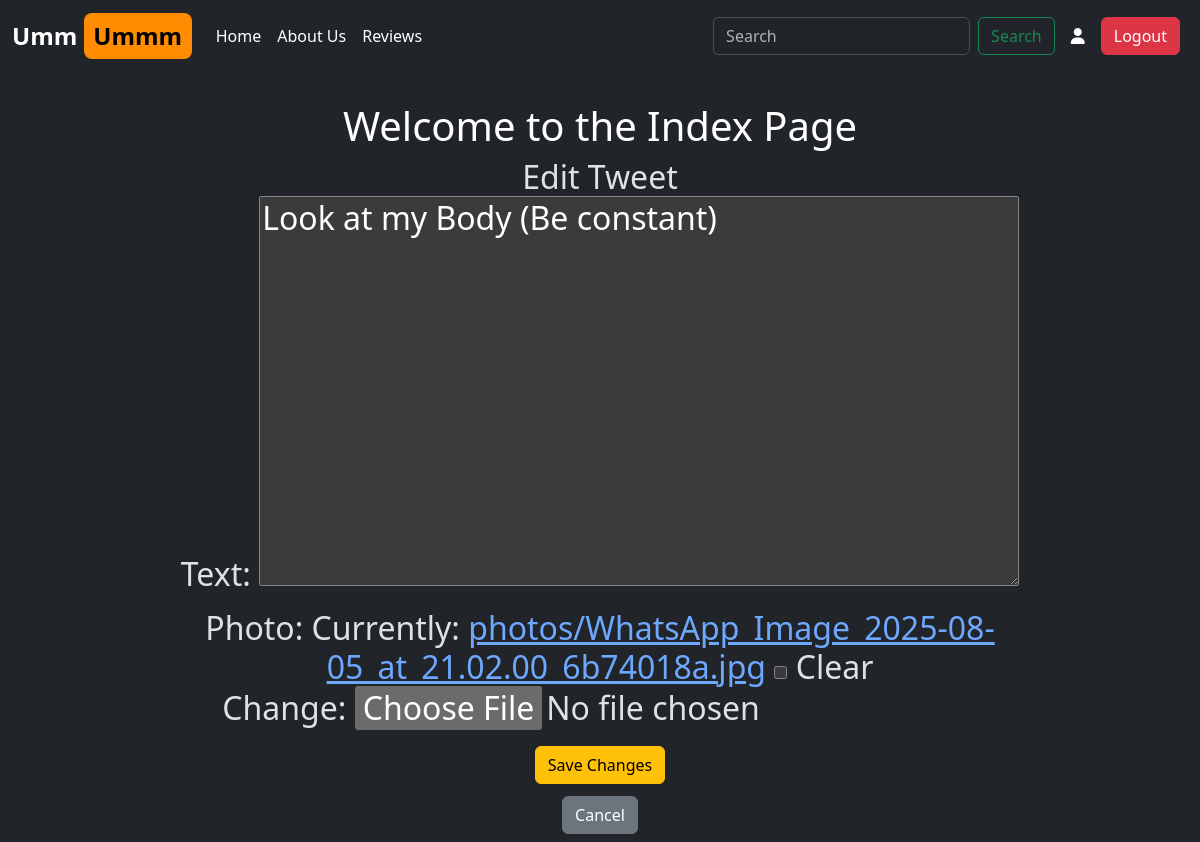
The app's page /tweet/1/edit/ (signed in), older data.
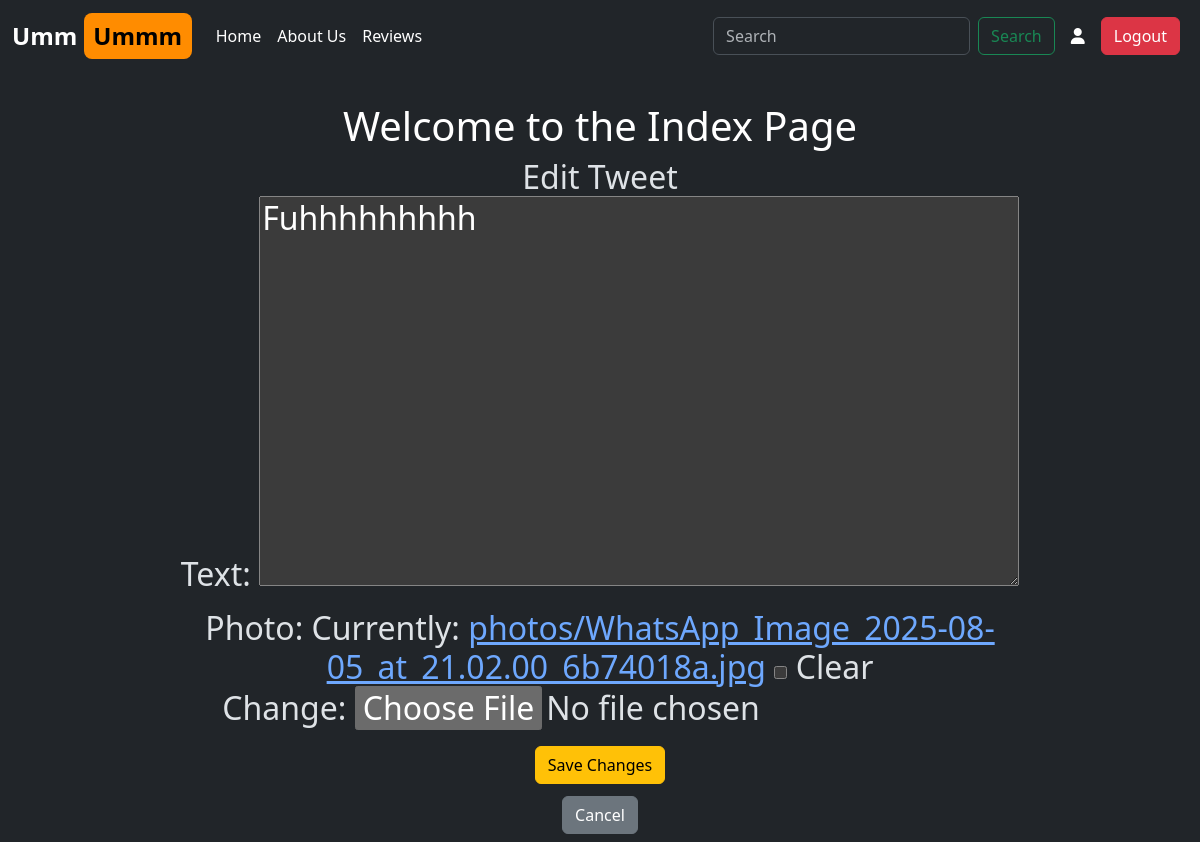
The same page, newer data.
### tweet/models.py (models this page shows, shortened)
class Tweet(models.Model):
    user = models.ForeignKey(User, on_delete=models.CASCADE, related_name="tweets")
    text = models.TextField(max_length=280)
    photo = models.ImageField(upload_to='photos/', blank=True, null=True)
    created_at = models.DateTimeField(auto_now_add=True)
    updated_at = models.DateTimeField(auto_now=True)
    likes = models.ManyToManyField(User, related_name="tweet_likes", blank=True)

### tweet/views.py (the view)
# urls.py: path('<int:tweet_id>/edit/', views.tweet_edit, name='tweet_edit'),
@login_required
def tweet_edit(request, tweet_id):
    tweet = get_object_or_404(Tweet, pk=tweet_id,user=request.user)
    if request.method == 'POST':
        form = TweetForm(request.POST, request.FILES, instance=tweet)
        if form.is_valid():
            tweet=form.save(commit=False)
            tweet.user=request.user
            form.save()
            return redirect('tweet_list')
    else:
        form = TweetForm(instance=tweet)
    return render(request, 'tweet_edit.html', {'form': form})

### tweet/forms.py
class TweetForm(forms.ModelForm):
    class Meta:
        model = Tweet
        fields = ['text', 'photo']

### tweet/templates/tweet_edit.html (shortened to what this page needs)
{% extends 'layout.html' %}
{% block content %}
<h1 class="text-white">Welcome to the Index Page</h1>
<h2>{%if form.instance.pk %}
    Edit Tweet
    {% else %}
    Create Tweet
    {% endif %}
    <form method="post" enctype="multipart/form-data"
    class="form">
    {{ form.as_p }}
    <button type="submit" class="btn btn-warning mb-2">Save Changes</button>
</form>
<a href="{% url 'tweet_list' %}" class="btn btn-secondary">Cancel</a>
</h2>
{% endblock %}

Row changes from the older to the newer data that the page shows:
changed Tweet: text "Look at my Body (Be constant)" → "Fuhhhhhhhhh"
